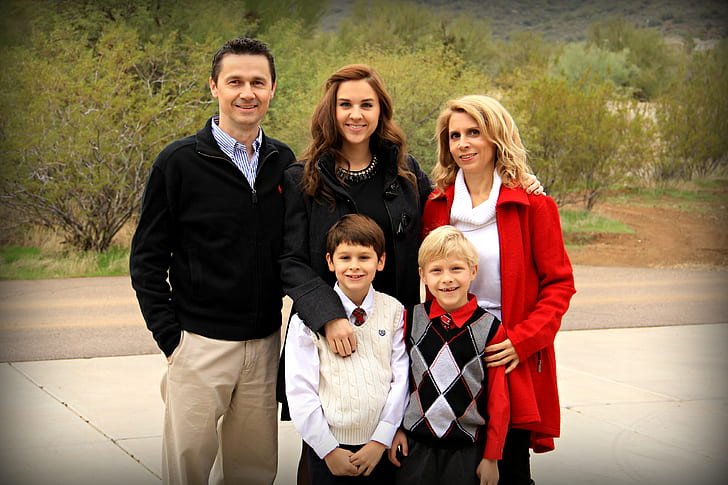
#> input picture easy_face_detection/imagen_test.jpg, 728 x 485 px
$ python Face_detection.py
#> lines starting #> are read from the running program, lines starting #| are printed output that depends on the picture; after the words box and inside, x2 and y2 are one past the last pixel; in counts of white or black regions, pixels touching at a corner belong together
# Codigo Deteccion Facil by @doctor_python
import cv2

img_input  = cv2.imread('imagen_test.jpg')
#> img_input is the input picture: shape (485, 728, 3); mean B, G, R 86.3, 113.3, 135.7
gray_input = cv2.cvtColor(img_input, cv2.COLOR_BGR2GRAY)
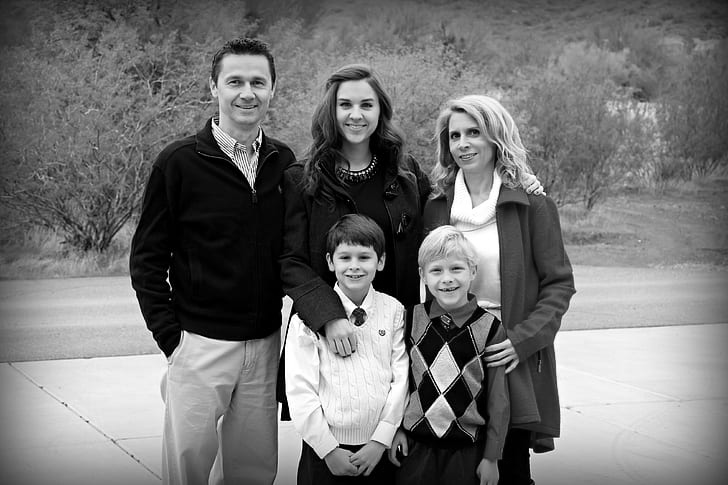
#> gray_input: shape (485, 728); min 0, max 255, mean 116.9
face_cascade = cv2.CascadeClassifier(cv2.data.haarcascades + 'haarcascade_frontalface_default.xml')
faces = face_cascade.detectMultiScale(gray_input, scaleFactor = 1.1, minNeighbors = 5)
#> faces = [[438, 114, 54, 54], [326, 82, 59, 59], [327, 235, 56, 56], [418, 247, 57, 57], [213, 56, 68, 68]]

for (x,y,w,h) in faces:
    img = cv2.rectangle(img_input,(x,y),(x+w,y+h),(0,255,255),3)
    roi_color = img[y:y+h, x:x+w]
#> this loop made 5 passes
#> pass 1, `roi_color = img[y:y+h, x:x+w]`:
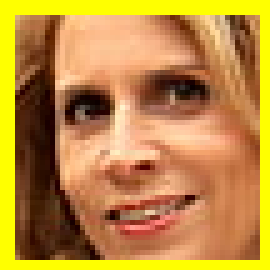
#> roi_color: shape (54, 54, 3) (shown 5 times larger); mean B, G, R 63.3, 139.4, 189.5
#> pass 2, `img = cv2.rectangle(img_input,(x,y),(x+w,y+h),(0,255,255),3)`:
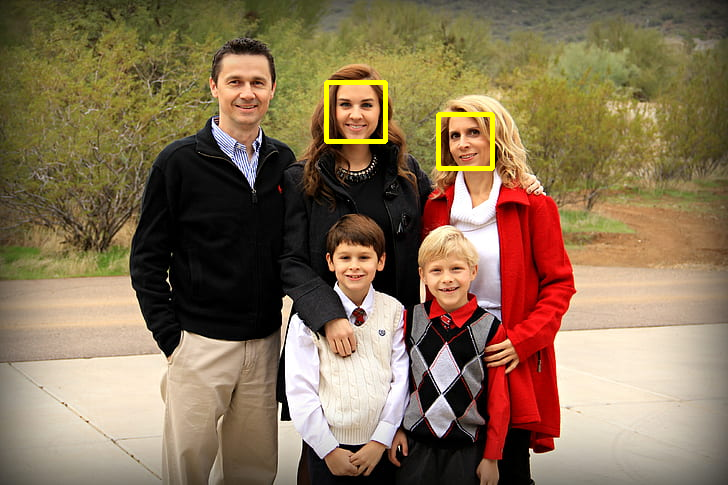
#> img: shape (485, 728, 3); mean B, G, R 85.9, 114.3, 136.4
#> pass 2, `roi_color = img[y:y+h, x:x+w]`:
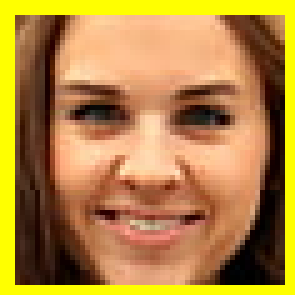
#> roi_color: shape (59, 59, 3) (shown 5 times larger); mean B, G, R 65.1, 133.9, 178.4
#> after the loop:
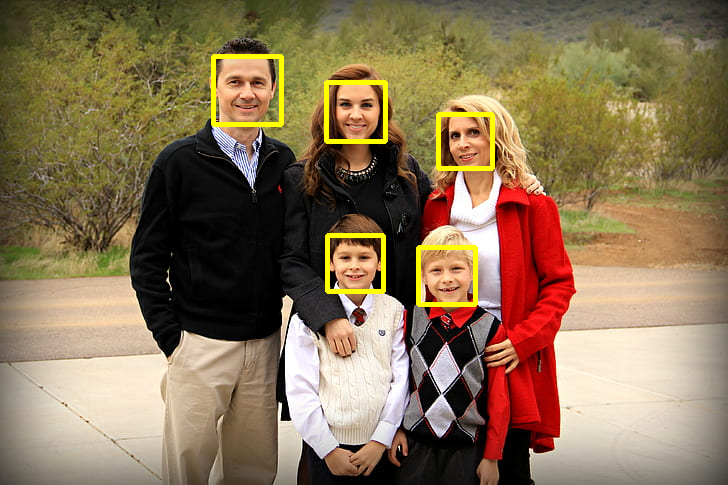
#> img_input: shape (485, 728, 3); 1.65% of pixels changed, all inside (x1, y1, x2, y2) = (211, 54, 495, 307)

cv2.imshow('Resultado de la deteccion',img)
cv2.waitKey(0)
cv2.destroyAllWindows()
